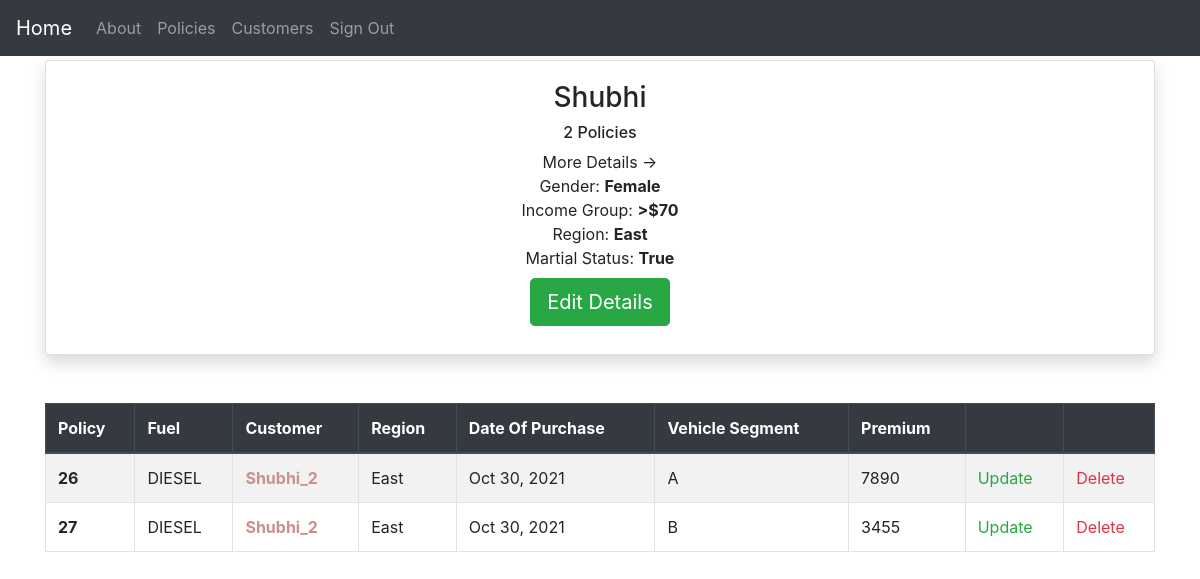
Before: /customers/2 (signed in) with the older database file.
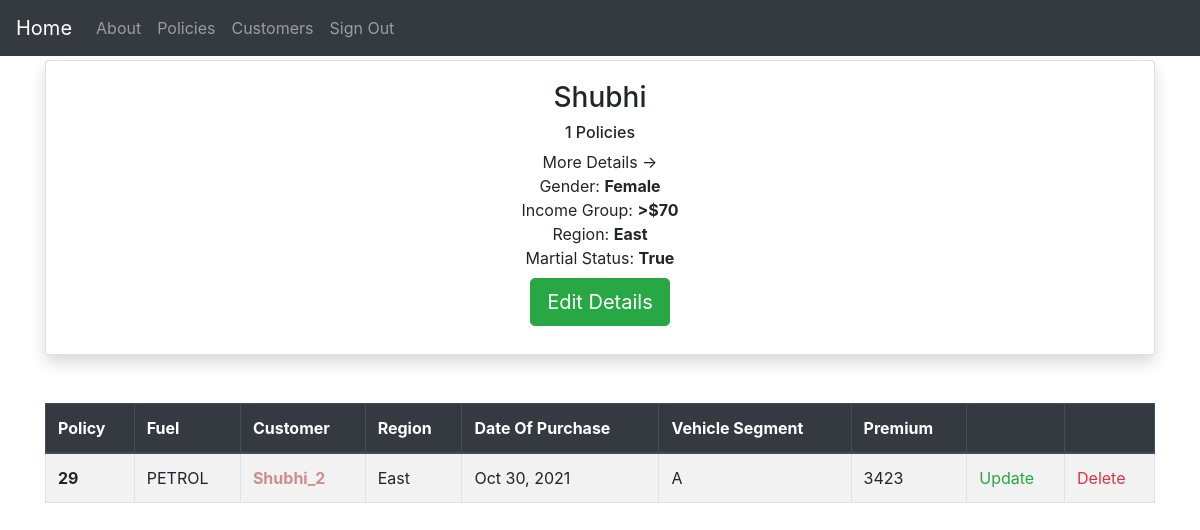
After: the same page with the newer database file.
### insurance/base/models.py (models this page shows, shortened)
class BaseModel(models.Model):
    created_at = models.DateTimeField(auto_now_add=True)
    updated_at = models.DateTimeField(auto_now=True)
    class Meta:
        abstract = True

class Customer(BaseModel):
    GENDER_CHOICES = (
        ("Male", "Male"),
        ("Female", "Female"),
        ("Other", "Other"),
    )
    INCOME_CHOICES = (
        ("0-25k", "0-$25k"),
        (">$70", ">$70K"),
        ("$25-$70", "$25-$70K"),
    )
    REGION_CHOICES = (
        ("east", "east"),
        ("west", "west"),
        ("south", "south"),
        ("north", "north"),
    )
    name = models.CharField(max_length=50)
    gender = models.CharField(max_length=50, choices=GENDER_CHOICES)
    income_group = models.CharField(max_length=50, choices=INCOME_CHOICES)
    region = models.CharField(max_length=50, choices=REGION_CHOICES)
    marital_status = models.BooleanField(default=False)
    class Meta:
        verbose_name = "Customer"
        verbose_name_plural = "Customers"
    def __str__(self):
        return f"{self.name}_{self.id}"

class Policy(BaseModel):
    FUEL_CHOICES = (
        ("CNG", "cng"),
        ("DIESEL", "diesel"),
        ("PETROL", "petrol"),
    )
    VEHICLE_SEGMENT = (
        ("A", "A"),
        ("B", "B"),
        ("C", "C"),
    )
    fuel = models.CharField(max_length=50, choices=FUEL_CHOICES)
    customer = models.ForeignKey(
        Customer, related_name="policies", on_delete=models.CASCADE
    )
    vehicle_segment = models.CharField(max_length=50, choices=VEHICLE_SEGMENT)
    premium = models.IntegerField(
        validators=[MinValueValidator(0), MaxValueValidator(100000)]
    )
    class Meta:
        verbose_name = "Policy"
        verbose_name_plural = "Policies"
        ordering = ("created_at",)

### insurance/base/views.py (the view)
# urls.py: path("customers/<str:pk>", view=customer_detail, name="customerDetail"),
@login_required(login_url="account_login")
def customer_detail(request, pk):
    customer = Customer.objects.get(id=pk)
    policies = customer.policies.all()
    context = {
        "customer": customer,
        "policies": policies,
    }
    return render(request, "customer/detail.html", context)

### insurance/utils/context_processors.py (called while the page is built)
def settings_context(_request):
    return {"DEBUG": settings.DEBUG}

### insurance/templates/customer/detail.html (shortened to what this page needs)
{% extends "base.html" %}
{% block content %}
<div class="card shadow li-3 mb-5 bg-white rounded">
  <div class="card-body text-center ">
    <h3>
      {{customer.name|title}}
    </h3>
    <h6>{{policies.count}} Policies</h6>
    <ul>More Details ->
      <li>Gender: <span class="font-weight-bold"> {{customer.gender|title}}</span></li>
      <li>Income Group: <span class="font-weight-bold">{{customer.income_group}}</span></li>
      <li>Region: <span class="font-weight-bold"> {{customer.region|title}}</span></li>
      <li>Martial Status: <span class="font-weight-bold">{{customer.marital_status|title}}</span></li>
    </ul>
    <a href="{% url "base:updateCustomer" customer.id %}" class="btn btn-success btn-lg my-2" role="button"
      aria-disabled="true">Edit Details</a>
  </div>
</div>
{% include "policy/policy_table.html" %}
{% endblock %}

### insurance/templates/base.html (shortened to what this page needs)
{% load static i18n %}
<!DOCTYPE html>
<html lang="en">
<head>
  {% block css %}
  <link href="https://stackpath.bootstrapcdn.com/bootstrap/4.3.1/css/bootstrap.min.css" rel="stylesheet"
>
  <link rel="stylesheet" href="https://cdn.jsdelivr.net/npm/bootstrap-v4-grid-only@1.0.0/dist/bootstrap-grid.min.css" />
  <link href="{% static "css/project.css" %}" rel="stylesheet">
  {% endblock %}
</head>
<body>
  <div class="mb-1">
    <nav class="navbar navbar-expand-md navbar-dark bg-dark">
      {% if request.user.is_authenticated %}
      <a class="navbar-brand" href="{% url "users:detail" request.user.username  %}">{% translate "Home" %}</a>
      {% else %}
      <a class="navbar-brand" href="{% url "home" %}">Insurance</a>
      {% endif %}
      <div class="collapse navbar-collapse" id="navbarSupportedContent">
        <ul class="navbar-nav mr-auto">
          {% if request.user.is_authenticated %}
          <li class="nav-item">
            <a class="nav-link" href="{% url "about" %}">About</a>
          </li>
          {% endif %}
          {% if request.user.is_authenticated %}
          <li class="nav-item">
            <a class="nav-link" href="{% url "base:policies" %}">{% translate "Policies" %}</a>
          </li>
          <li class="nav-item">
            <a class="nav-link" href="{% url "base:customers" %}">{% translate "Customers" %}</a>
          </li>
          <li class="nav-item">
            <a class="nav-link" href="{% url "account_logout" %}">{% translate "Sign Out" %}</a>
          </li>
          {% endif %}
        </ul>
      </div>
    </nav>
  </div>
  <div class="container">
    {% block content %}
    {% endblock content %}
  </div>
</body>
</html>

### insurance/templates/policy/policy_table.html (shortened to what this page needs)
<table class="table table-bordered table-striped">
  <thead class="thead-dark">
    <tr>
      <th scope="col"><a href="?order_by=id">Policy</a></th>
      <th scope="col"><a href="?order_by=fuel">Fuel</a></th>
      <th scope="col"><a href="?order_by=customer">Customer</a></th>
      <th scope="col"><a href="#">Region</a></th>
      <th scope="col"><a href="?order_by=created_at">Date Of Purchase</a></th>
      <th scope="col"><a href="?order_by=vehicle_segment">Vehicle Segment</a></th>
      <th scope="col"><a href="?order_by=premium">Premium</a></th>
      <th scope="col"></th>
      <th scope="col"></th>
    </tr>
  </thead>
  <tbody>
    {% for policy in policies %}
    <tr>
      <th scope="row">{{ policy.id }}</th>
      <td>{{policy.fuel}}</td>
      <td class="font-weight-bold">
        <a href="{% url "base:customerDetail" policy.customer.id %}">
          {{policy.customer}}
        </a>
      </td>
      <td>{{policy.customer.region|title }}</td>
      <td>{{policy.created_at | date:"M d, Y" }}</td>
      <td>{{policy.vehicle_segment}}</td>
      <td>{{policy.premium}}</td>
      <td>
        <a href="{% url "base:updatePolicy" policy.id %}" class="text-success">Update</a>
      </td>
      <td>
        <a href="{% url "base:deletePolicy" policy.id %}" class="text-danger">Delete</a>
      </td>
    </tr>
    {% endfor %}
  </tbody>
</table>

### insurance/static/css/project.css (style rules this page uses)
a { color: rgb(202, 143, 143); text-decoration: none; transition: all 0.5s; }

### insurance/templates/customer/detail.html (style rules this page uses)
ul { list-style-type: none; margin: 0; padding: 0; }

### insurance/templates/policy/policy_table.html (style rules this page uses)
th>a { color: white; }

Changed rows visible on the page:
removed Policy: id "26", fuel "DIESEL", customer "Shubhi_2", customer.region "East", created_at "Oct 30, 2021", vehicle_segment "A", premium "7890"
removed Policy: id "27", fuel "DIESEL", customer "Shubhi_2", customer.region "East", created_at "Oct 30, 2021", vehicle_segment "B", premium "3455"
computed for Customer "Shubhi": count "2" → "1"
added Policy: id "29", fuel "PETROL", customer "Shubhi_2", customer.region "East", created_at "Oct 30, 2021", vehicle_segment "A", premium "3423"
